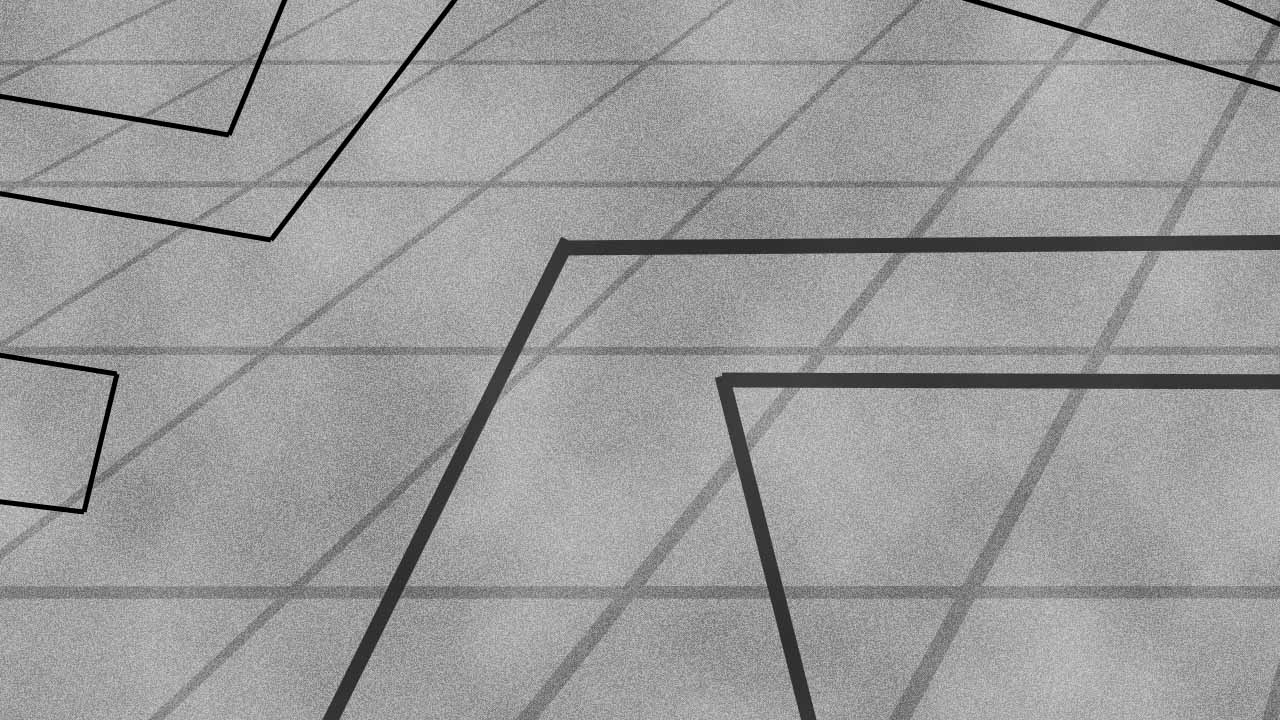
#> input picture roadtests/cornerrightinsane.jpg, 1280 x 720 px
$ python Backgroundsubtraction.py
#> lines starting #> are read from the running program, lines starting #| are printed output that depends on the picture; after the words box and inside, x2 and y2 are one past the last pixel; in counts of white or black regions, pixels touching at a corner belong together
########################################################################################################################
# RoadDetection()
# detects the boundaries of a road and creates the middle line for this road
#
# input:    []
# output:   [, exitflag]
########################################################################################################################

# import necessary libraries
import cv2
import numpy as np
import matplotlib
matplotlib.use("agg")
import matplotlib.pyplot as plt

# define classes
class Point:
    def __init__(self, x, y):
        self.x = x
        self.y = y
# Point = namedtuple('Point', 'y, x')   # point in cartesian coordinates

# create instance of namedtuples and initialize
imgSize = Point(0, 0)

# import test image
img = cv2.imread('../roadtests/cornerrightinsane.jpg')
#> img is the input picture: shape (720, 1280, 3); min 0, max 218, mean 154.4

imgShape = img.shape
#> imgShape = (720, 1280, 3)
imgSize.x = imgShape[1]     # save the size of the image in pixels
#> imgSize.x = 1280
imgSize.y = imgShape[0]
#> imgSize.y = 720

# blur image using a gaussian blur
imgBlurred = cv2.GaussianBlur(img, (19, 19), 0)
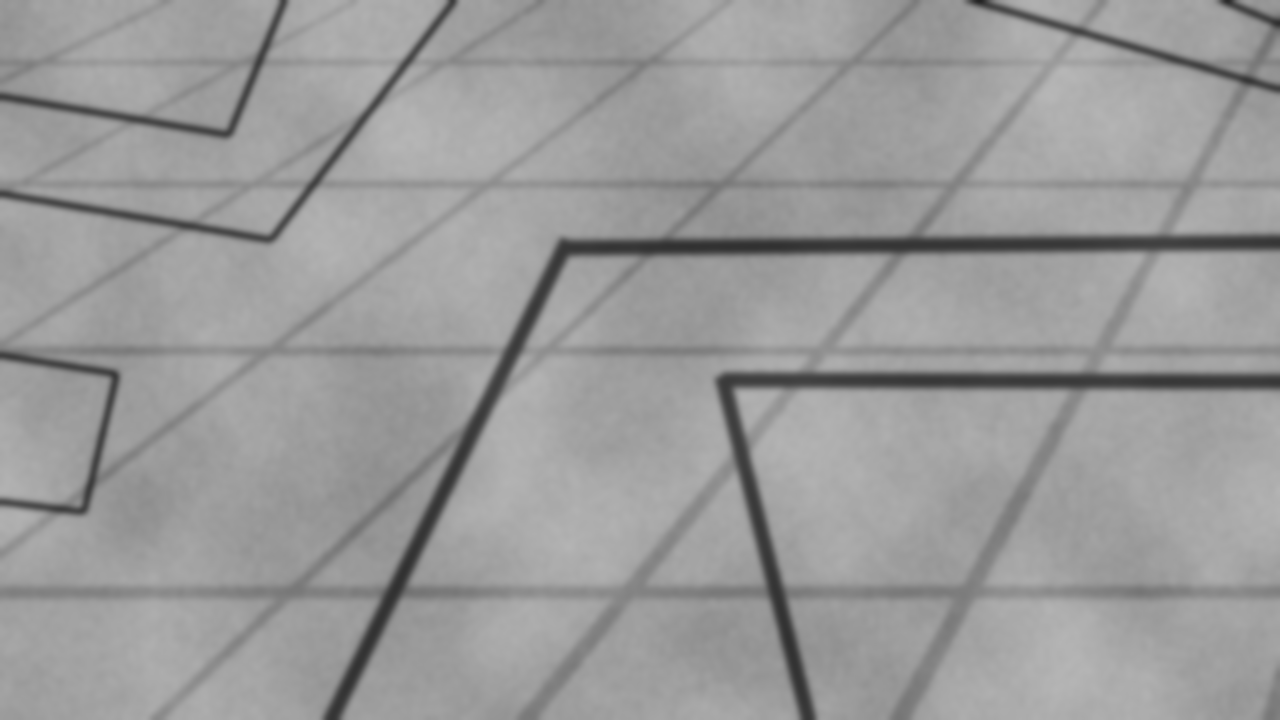
#> imgBlurred: shape (720, 1280, 3); min 34, max 182, mean 154.4
gray_image = cv2.cvtColor(imgBlurred, cv2.COLOR_BGR2GRAY)

hist, bins = np.histogram(img.ravel(), 256, [0, 256])
#> hist = 256 values, max 69438 at index 164, min 0 at index 216, mean 10800; bins = 257 values from 0 to 256

grayval = np.argmax(hist)
#> grayval = 164

print(grayval)
#| 164

thresh = grayval - 60
#> thresh = 104
th, dst = cv2.threshold(gray_image, thresh, 255, cv2.THRESH_BINARY)
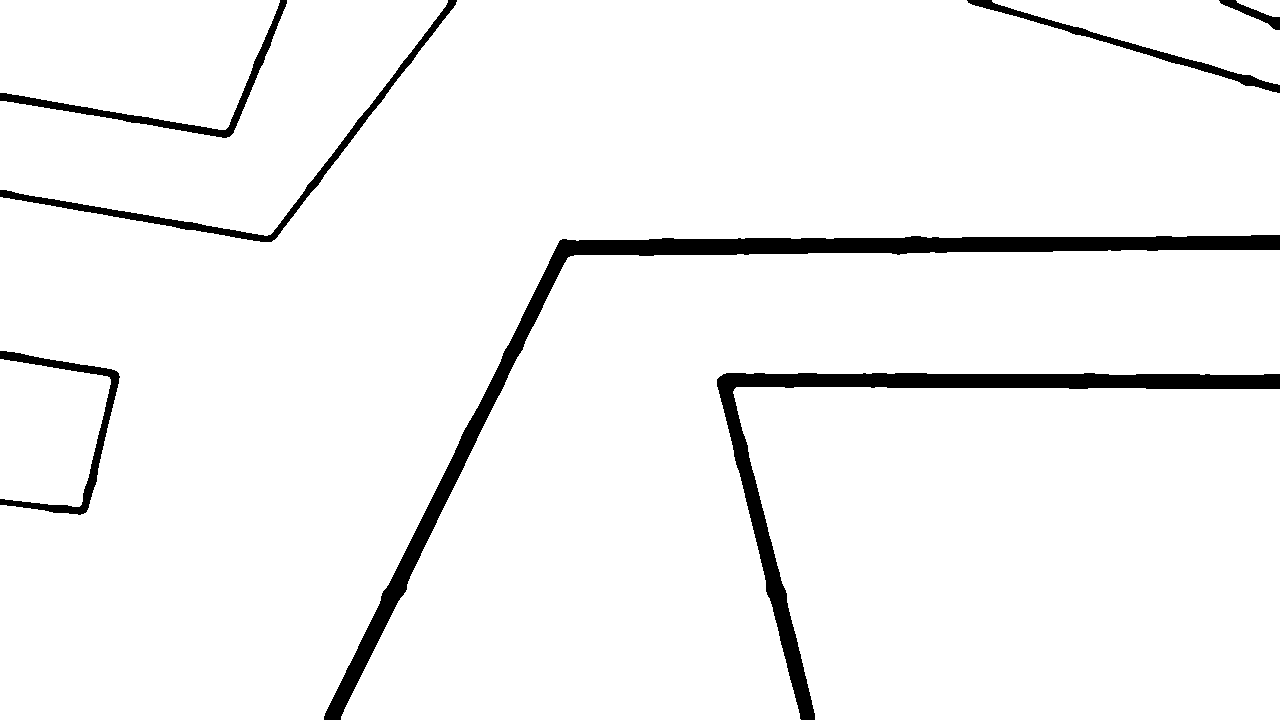
#> dst: shape (720, 1280); 95.3% white; 7 black regions, largest, box (x1, y1, x2, y2) and area: (324, 235, 1280, 720) 18539, (717, 373, 1280, 720) 12959, (0, 0, 457, 242) 3820
#> th = 104

rows, cols, ch = img.shape
#> rows = 720; cols = 1280; ch = 3

pts1 = np.float32([[56, 65], [368, 52], [28, 387], [389, 390]])
pts2 = np.float32([[0, 0], [300, 0], [0, 300], [300, 300]])

M = cv2.getPerspectiveTransform(pts1, pts2)

dst = cv2.warpPerspective(img, M, (300, 300))
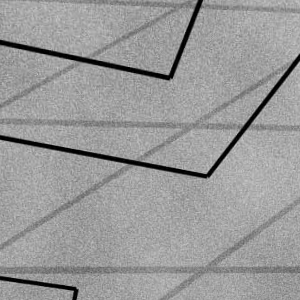
#> dst: shape (300, 300, 3); min 0, max 201, mean 154.2

cv2.imshow('ORIGINAL', img)
cv2.imshow('TRESHOLD', dst)

# press any key to terminate process
cv2.waitKey(0)
cv2.destroyAllWindows()
